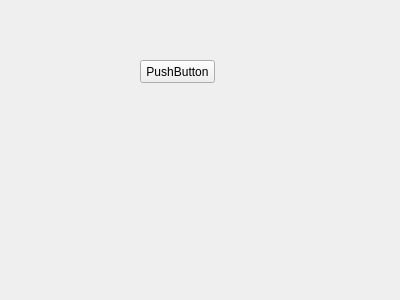
<?xml version="1.0" encoding="UTF-8"?>
<ui version="4.0">
 <class>Mainpage</class>
 <widget class="QMainWindow" name="Mainpage">
  <property name="geometry">
   <rect>
    <x>0</x>
    <y>0</y>
    <width>400</width>
    <height>300</height>
   </rect>
  </property>
  <property name="windowTitle">
   <string>Mainpage</string>
  </property>
  <widget class="QWidget" name="centralwidget">
   <widget class="QPushButton" name="BMitarbeiter">
    <property name="geometry">
     <rect>
      <x>140</x>
      <y>60</y>
      <width>75</width>
      <height>23</height>
     </rect>
    </property>
    <property name="text">
     <string>PushButton</string>
    </property>
   </widget>
  </widget>
 </widget>
 <resources/>
 <connections/>
</ui>
